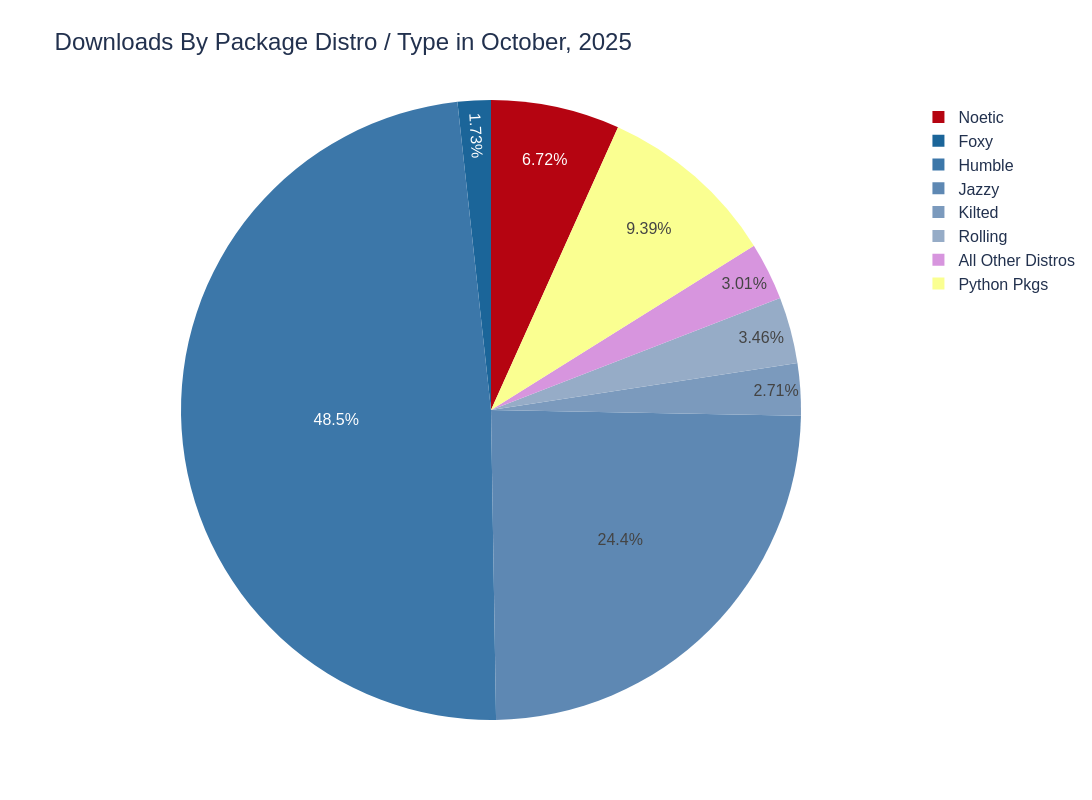

Notebook code for this chart:
### Code cell
trace1 = go.Pie(values= temp[this_year], labels = temp["name"],title="",sort= False)
layout = go.Layout(title="Downloads By Package Distro / Type in {0}, {1}".format(this_month,this_year))
fig = go.Figure(data=trace1, layout=layout)


fig.update_layout(
    font_family="Arial",
    font_color="#22314E",
    font_size=16,
    title_font_size = 24,
    title_font_family="Arial",
    title_font_color="#22314E",
    width = 1400,
    height = 800
)

fig.update_traces(marker=dict(colors=["#b50411","#1b6599","#3c77a9","#5e88b3","#7b9abd","#96acc7","#d795de"
,"#faff91"]))

fig.show()

### Figure 1 — Plotly figure (JSON) as saved in the notebook; plotly's stock layout.template omitted (floating-point values rounded to 4 significant figures)
{"data": [{"labels": ["Noetic", "Foxy", "Humble", "Jazzy", "Kilted", "Rolling", "All Other Distros", "Python Pkgs"], "marker": {"colors": ["#b50411", "#1b6599", "#3c77a9", "#5e88b3", "#7b9abd", "#96acc7", "#d795de", "#faff91"]}, "sort": false, "title": {"text": ""}, "type": "pie", "values": [6.72, 1.73, 48.53, 24.45, 2.71, 3.46, 3.01, 9.39]}], "layout": {"font": {"color": "#22314E", "family": "Arial", "size": 16}, "height": 800, "title": {"font": {"color": "#22314E", "family": "Arial", "size": 24}, "text": "Downloads By Package Distro / Type in October, 2025"}, "width": 1400}}
